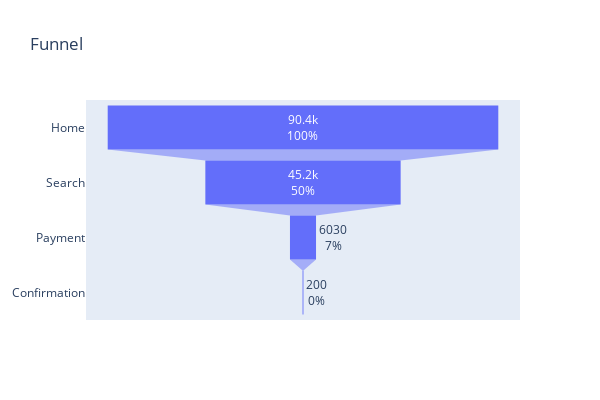

Write notebook code for a chart like this one.
### Markdown cell above
<strong><h2 id="C2">Basic conversion funnel</h2></strong>

### Code cell
import plotly.graph_objects as go

# Data for the funnel chart
stages = ["Home", "Search", "Payment", "Confirmation"]
values = [dfHome['user_id'].count(), dfSearch['user_id'].count(), dfPaymentP2['user_id'].count(), 200]

# Create the funnel chart
fig = go.Figure(go.Funnel(
    y=stages,  # Labels for each stage
    x=values,  # Values for each stage
    textinfo="value+percent initial"  # Display both value and percentage
))

# Customize layout
fig.update_layout(
    title="Funnel",
    funnelareacolorway=["#636EFA", "#EF553B", "#00CC96", "#AB63FA"],  # Custom colors
    width=600,
    height=400
)

# Show the chart
fig.show()

### Figure 1 — Plotly figure (JSON) as saved in the notebook; plotly's stock layout.template omitted (floating-point values rounded to 4 significant figures)
{"data": [{"textinfo": "value+percent initial", "type": "funnel", "x": [90400, 45200, 6030, 200], "y": ["Home", "Search", "Payment", "Confirmation"]}], "layout": {"funnelareacolorway": ["#636EFA", "#EF553B", "#00CC96", "#AB63FA"], "height": 400, "title": {"text": "Funnel"}, "width": 600, "xaxis": {"autorange": true, "range": [-50220.0, 50220.0], "type": "linear"}, "yaxis": {"autorange": true, "range": [3.5, -0.5], "type": "category"}}}
